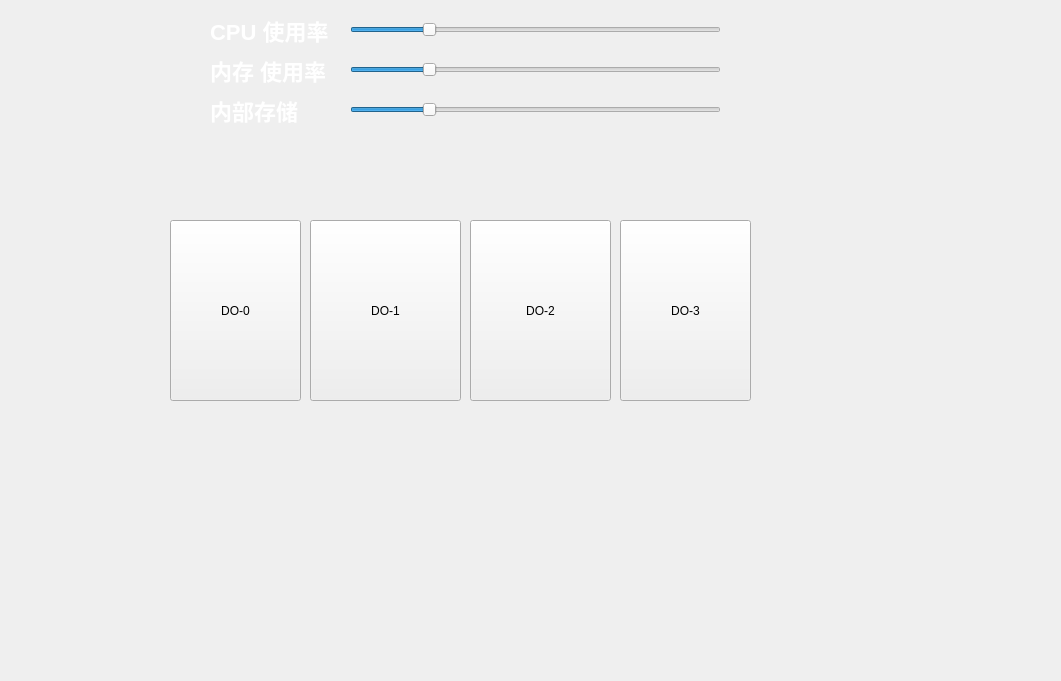
<?xml version="1.0" encoding="UTF-8"?>
<ui version="4.0">
 <class>MainFormDevInfo</class>
 <widget class="QWidget" name="MainFormDevInfo">
  <property name="geometry">
   <rect>
    <x>0</x>
    <y>0</y>
    <width>1061</width>
    <height>681</height>
   </rect>
  </property>
  <property name="windowTitle">
   <string>Form</string>
  </property>
  <property name="styleSheet">
   <string notr="true">#MainFormDevInfo {
	border-image: url(:/qrc/res/main_bk.png)  50 00 0 0 repeat;
}
QGroupBox
{
background-color: rgba(85, 85, 127, 50);
border-radius: 10px;
border: 1px solid rgb(106, 163, 193);
}
QLabel{
font:bold 22px;
	color: rgb(255, 255, 255);
}</string>
  </property>
  <widget class="QLabel" name="label">
   <property name="geometry">
    <rect>
     <x>210</x>
     <y>10</y>
     <width>141</width>
     <height>41</height>
    </rect>
   </property>
   <property name="text">
    <string>CPU 使用率</string>
   </property>
  </widget>
  <widget class="QLabel" name="label_2">
   <property name="geometry">
    <rect>
     <x>210</x>
     <y>50</y>
     <width>141</width>
     <height>41</height>
    </rect>
   </property>
   <property name="text">
    <string>内存 使用率</string>
   </property>
  </widget>
  <widget class="QLabel" name="label_3">
   <property name="geometry">
    <rect>
     <x>210</x>
     <y>90</y>
     <width>141</width>
     <height>41</height>
    </rect>
   </property>
   <property name="text">
    <string>内部存储</string>
   </property>
  </widget>
  <widget class="QSlider" name="horizontalSlider">
   <property name="geometry">
    <rect>
     <x>350</x>
     <y>60</y>
     <width>371</width>
     <height>19</height>
    </rect>
   </property>
   <property name="value">
    <number>20</number>
   </property>
   <property name="orientation">
    <enum>Qt::Horizontal</enum>
   </property>
  </widget>
  <widget class="QSlider" name="horizontalSlider_2">
   <property name="geometry">
    <rect>
     <x>350</x>
     <y>20</y>
     <width>371</width>
     <height>19</height>
    </rect>
   </property>
   <property name="value">
    <number>20</number>
   </property>
   <property name="orientation">
    <enum>Qt::Horizontal</enum>
   </property>
  </widget>
  <widget class="QSlider" name="horizontalSlider_3">
   <property name="geometry">
    <rect>
     <x>350</x>
     <y>100</y>
     <width>371</width>
     <height>19</height>
    </rect>
   </property>
   <property name="value">
    <number>20</number>
   </property>
   <property name="orientation">
    <enum>Qt::Horizontal</enum>
   </property>
  </widget>
  <widget class="QPushButton" name="pushButton_DO_0">
   <property name="geometry">
    <rect>
     <x>170</x>
     <y>220</y>
     <width>131</width>
     <height>181</height>
    </rect>
   </property>
   <property name="focusPolicy">
    <enum>Qt::NoFocus</enum>
   </property>
   <property name="text">
    <string>DO-0</string>
   </property>
   <property name="checkable">
    <bool>false</bool>
   </property>
   <property name="checked">
    <bool>false</bool>
   </property>
  </widget>
  <widget class="QPushButton" name="pushButton_DO_1">
   <property name="geometry">
    <rect>
     <x>310</x>
     <y>220</y>
     <width>151</width>
     <height>181</height>
    </rect>
   </property>
   <property name="focusPolicy">
    <enum>Qt::NoFocus</enum>
   </property>
   <property name="text">
    <string>DO-1</string>
   </property>
   <property name="checkable">
    <bool>false</bool>
   </property>
  </widget>
  <widget class="QPushButton" name="pushButton_DO_2">
   <property name="geometry">
    <rect>
     <x>470</x>
     <y>220</y>
     <width>141</width>
     <height>181</height>
    </rect>
   </property>
   <property name="focusPolicy">
    <enum>Qt::NoFocus</enum>
   </property>
   <property name="text">
    <string>DO-2</string>
   </property>
   <property name="checkable">
    <bool>false</bool>
   </property>
  </widget>
  <widget class="QPushButton" name="pushButton_DO_3">
   <property name="geometry">
    <rect>
     <x>620</x>
     <y>220</y>
     <width>131</width>
     <height>181</height>
    </rect>
   </property>
   <property name="focusPolicy">
    <enum>Qt::NoFocus</enum>
   </property>
   <property name="text">
    <string>DO-3</string>
   </property>
   <property name="checkable">
    <bool>false</bool>
   </property>
  </widget>
 </widget>
 <resources/>
 <connections/>
</ui>
